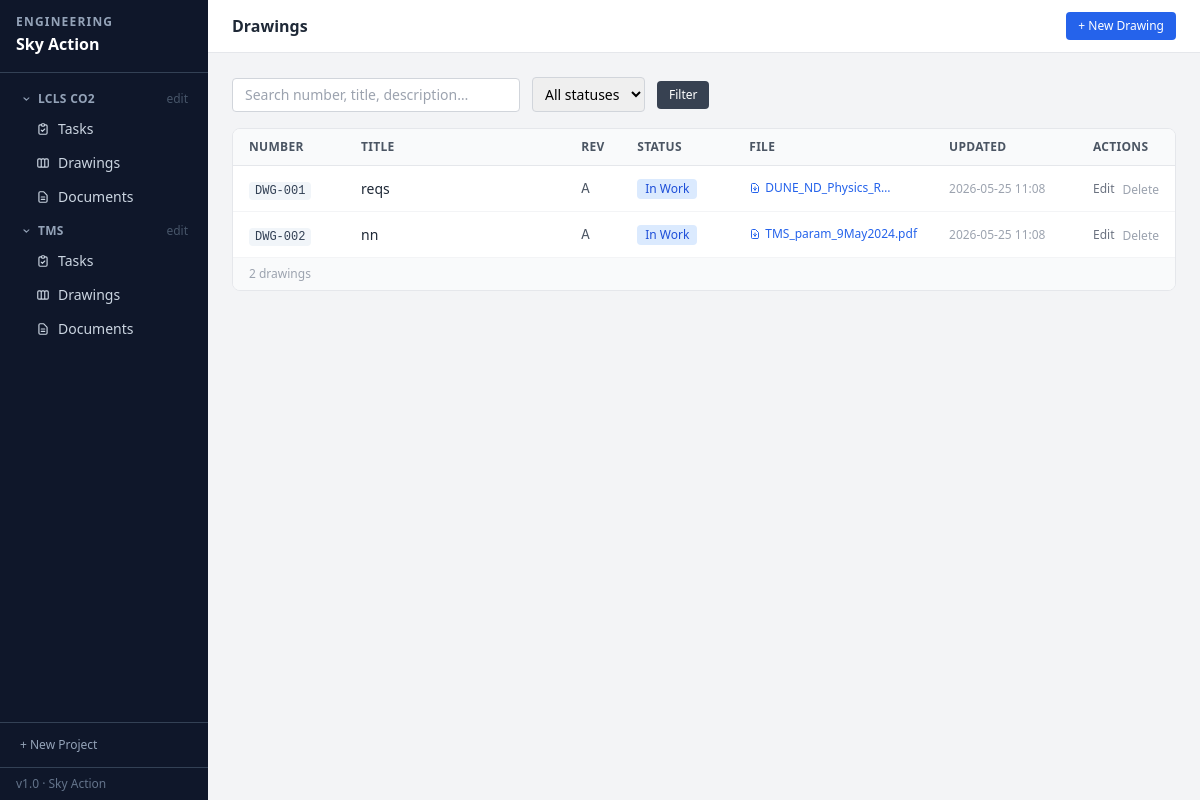
/drawings, run on the app's committed database.
### tables this page shows
CREATE TABLE projects (
    id          INTEGER PRIMARY KEY AUTOINCREMENT,
    name        TEXT NOT NULL,
    description TEXT DEFAULT '',
    status      TEXT NOT NULL DEFAULT 'Active',
    created_at  TEXT NOT NULL DEFAULT (datetime('now','localtime')),
    updated_at  TEXT NOT NULL DEFAULT (datetime('now','localtime'))
);

CREATE TABLE drawings (
    id          INTEGER PRIMARY KEY AUTOINCREMENT,
    number      TEXT UNIQUE NOT NULL,
    title       TEXT NOT NULL,
    revision    TEXT NOT NULL DEFAULT 'A',
    status      TEXT NOT NULL DEFAULT 'In Work',
    description TEXT DEFAULT '',
    filename    TEXT,
    orig_name   TEXT,
    created_at  TEXT NOT NULL DEFAULT (datetime('now','localtime')),
    updated_at  TEXT NOT NULL DEFAULT (datetime('now','localtime'))
, project_id INTEGER REFERENCES projects(id) ON DELETE SET NULL);

### app.py (the view)
@app.route('/drawings')
def drawings():
    db = get_db()
    q       = request.args.get('q', '').strip()
    sf      = request.args.get('status', '')
    pj_name = request.args.get('project_name', '')
    sql = "SELECT * FROM drawings"
    params, where = [], []
    if pj_name:
        pj_row = db.execute("SELECT id FROM projects WHERE name=?", (pj_name,)).fetchone()
        if pj_row:
            where.append("project_id=?"); params.append(pj_row[0])
    if q:
        where.append("(number LIKE ? OR title LIKE ? OR description LIKE ?)")
        params += [f'%{q}%'] * 3
    if sf:
        where.append("status=?"); params.append(sf)
    if where:
        sql += " WHERE " + " AND ".join(where)
    sql += " ORDER BY number"
    rows = db.execute(sql, params).fetchall()
    return render_template('drawings.html', drawings=rows, q=q,
                           status_filter=sf, project_filter=pj_name)

### app.py (called while the page is built)
def get_db():
    if 'db' not in g:
        g.db = sqlite3.connect(str(DB_PATH))
        g.db.row_factory = sqlite3.Row
        g.db.execute("PRAGMA foreign_keys = ON")
    return g.db

@app.context_processor
def inject_globals():
    from datetime import date
    projects = get_db().execute("SELECT * FROM projects ORDER BY name").fetchall()
    return {'now': date.today().isoformat(), 'all_projects': projects}

@app.template_filter('status_badge')
def status_badge(s):
    cls = STATUS_COLORS.get(s, 'bg-gray-100 text-gray-600')
    return Markup(f'<span class="inline-flex items-center text-xs font-medium px-2 py-0.5 rounded {cls}">{s}</span>')

### templates/drawings.html (shortened to what this page needs)
{% extends "base.html" %}
{% block header %}Drawings{% endblock %}
{% block header_actions %}
  <a href="{{ url_for('drawing_new', project_name=project_filter) }}"
     class="bg-blue-600 hover:bg-blue-700 text-white text-xs font-medium px-3 py-1.5 rounded transition-colors">
    + New Drawing
  </a>
{% endblock %}
{% block content %}
<form method="get" class="flex items-center gap-3 mb-4">
  <input type="text" name="q" value="{{ q }}" placeholder="Search number, title, description…"
         class="border border-gray-300 rounded px-3 py-1.5 text-sm w-72 focus:outline-none focus:ring-2 focus:ring-blue-400">
  <select name="status" class="border border-gray-300 rounded px-2 py-1.5 text-sm focus:outline-none focus:ring-2 focus:ring-blue-400">
    <option value="">All statuses</option>
  </select>
  <button type="submit" class="bg-gray-700 hover:bg-gray-800 text-white text-xs font-medium px-3 py-1.5 rounded transition-colors">
    Filter
  </button>
</form>
<div class="bg-white rounded-lg border border-gray-200 overflow-hidden">
  {% if drawings %}
  <table class="w-full text-sm">
    <thead>
      <tr class="bg-gray-50 border-b border-gray-200 text-left">
        <th class="px-4 py-2.5 font-semibold text-gray-600 text-xs uppercase tracking-wide w-28">Number</th>
        <th class="px-4 py-2.5 font-semibold text-gray-600 text-xs uppercase tracking-wide">Title</th>
        <th class="px-4 py-2.5 font-semibold text-gray-600 text-xs uppercase tracking-wide w-14">Rev</th>
        <th class="px-4 py-2.5 font-semibold text-gray-600 text-xs uppercase tracking-wide w-28">Status</th>
        <th class="px-4 py-2.5 font-semibold text-gray-600 text-xs uppercase tracking-wide w-24">File</th>
        <th class="px-4 py-2.5 font-semibold text-gray-600 text-xs uppercase tracking-wide w-36">Updated</th>
        <th class="px-4 py-2.5 font-semibold text-gray-600 text-xs uppercase tracking-wide w-24">Actions</th>
      </tr>
    </thead>
    <tbody class="divide-y divide-gray-100">
      {% for d in drawings %}
      <tr class="hover:bg-gray-50 transition-colors">
        <td class="px-4 py-3">
          <span class="font-mono text-xs bg-slate-100 text-slate-700 px-1.5 py-0.5 rounded">{{ d.number }}</span>
        </td>
        <td class="px-4 py-3">
          <a href="{{ url_for('drawing_edit', id=d.id) }}"
             class="font-medium text-gray-800 hover:text-blue-600">{{ d.title }}</a>
        </td>
        <td class="px-4 py-3 font-mono text-gray-600">{{ d.revision }}</td>
        <td class="px-4 py-3">{{ d.status | status_badge }}</td>
        <td class="px-4 py-3">
          {% if d.filename %}
            <a href="{{ url_for('drawing_file', id=d.id) }}"
               class="text-xs text-blue-600 hover:underline inline-flex items-center gap-1">
              <svg class="w-3 h-3" fill="none" stroke="currentColor" viewBox="0 0 24 24">
                <path stroke-linecap="round" stroke-linejoin="round" stroke-width="2"
                      d="M12 10v6m0 0l-3-3m3 3l3-3m2 8H7a2 2 0 01-2-2V5a2 2 0 012-2h5.586a1 1 0 01.707.293l5.414 5.414a1 1 0 01.293.707V19a2 2 0 01-2 2z"/>
              </svg>
              {{ d.orig_name | truncate(18, True, '…') }}
            </a>
          {% else %}
            <span class="text-xs text-gray-300">—</span>
          {% endif %}
        </td>
        <td class="px-4 py-3 text-xs text-gray-400">{{ d.updated_at[:16] }}</td>
        <td class="px-4 py-3">
          <div class="flex items-center gap-2">
            <a href="{{ url_for('drawing_edit', id=d.id) }}"
               class="text-xs text-gray-500 hover:text-blue-600 font-medium">Edit</a>
            <form action="{{ url_for('drawing_delete', id=d.id) }}" method="post"
                  onsubmit="return confirm('Delete drawing {{ d.number }}?')">
              <button type="submit" class="text-xs text-gray-400 hover:text-red-600 font-medium">Delete</button>
            </form>
          </div>
        </td>
      </tr>
      {% endfor %}
    </tbody>
  </table>
  <div class="px-4 py-2 border-t border-gray-100 bg-gray-50 text-xs text-gray-400">
    {{ drawings | length }} drawing{% if drawings | length != 1 %}s{% endif %}
  </div>
  {% endif %}
</div>
{% endblock %}

### templates/base.html (shortened to what this page needs)
<!DOCTYPE html>
<html lang="en">
<head>
  <script src="https://cdn.tailwindcss.com"></script>
</head>
<body class="bg-gray-100 min-h-screen flex text-sm">
  <nav class="w-52 bg-slate-900 text-white flex flex-col min-h-screen flex-shrink-0 fixed top-0 left-0 h-full z-10">
    <div class="px-4 py-4 border-b border-slate-700">
      <div class="text-xs font-bold text-slate-400 uppercase tracking-widest leading-none">Engineering</div>
      <div class="text-base font-bold text-white mt-1">Sky Action</div>
    </div>
    <ul class="flex-1 p-2 space-y-1 mt-1 overflow-y-auto">
      {% for proj in all_projects %}
      {% set active_proj = request.args.get('project_name') == proj.name %}
      <li>
        <button onclick="toggleProj({{ proj.id }}, this)"
                class="w-full flex items-center gap-1.5 px-3 py-1.5 rounded text-xs font-semibold uppercase tracking-wide transition-colors
                       {% if active_proj %}text-white{% else %}text-slate-400 hover:text-white{% endif %}">
          <svg id="chev-{{ proj.id }}" class="w-3 h-3 flex-shrink-0" style="transform:rotate(90deg);transition:transform 0.15s" fill="currentColor" viewBox="0 0 20 20">
            <path fill-rule="evenodd" d="M7.293 4.707a1 1 0 011.414 0l4 4a1 1 0 010 1.414l-4 4a1 1 0 01-1.414-1.414L10.586 9 7.293 5.707a1 1 0 010-1.414z" clip-rule="evenodd"/>
          </svg>
          {{ proj.name }}
          <a href="{{ url_for('project_edit', id=proj.id) }}"
             onclick="event.stopPropagation()"
             class="ml-auto text-slate-600 hover:text-slate-300 text-xs font-normal normal-case tracking-normal">edit</a>
        </button>
        <ul id="proj-{{ proj.id }}" class="ml-4 space-y-0.5 mb-1">
          <li>
            <a href="{{ url_for('tasks', project_name=proj.name) }}"
               class="flex items-center gap-2 px-3 py-1.5 rounded text-sm font-medium transition-colors
                      {% if 'task' in (request.endpoint or '') and active_proj %}bg-slate-600 text-white{% else %}text-slate-300 hover:bg-slate-700 hover:text-white{% endif %}">
              <svg class="w-3.5 h-3.5 flex-shrink-0" fill="none" stroke="currentColor" viewBox="0 0 24 24">
                <path stroke-linecap="round" stroke-linejoin="round" stroke-width="2" d="M9 5H7a2 2 0 00-2 2v12a2 2 0 002 2h10a2 2 0 002-2V7a2 2 0 00-2-2h-2M9 5a2 2 0 002 2h2a2 2 0 002-2M9 5a2 2 0 012-2h2a2 2 0 012 2m-6 9l2 2 4-4"/>
              </svg>
              Tasks
            </a>
          </li>
          <li>
            <a href="{{ url_for('drawings', project_name=proj.name) }}"
               class="flex items-center gap-2 px-3 py-1.5 rounded text-sm font-medium transition-colors
                      {% if 'drawing' in (request.endpoint or '') and active_proj %}bg-slate-600 text-white{% else %}text-slate-300 hover:bg-slate-700 hover:text-white{% endif %}">
              Drawings
            </a>
          </li>
          <li>
            <a href="{{ url_for('documents', project_name=proj.name) }}"
               class="flex items-center gap-2 px-3 py-1.5 rounded text-sm font-medium transition-colors
                      {% if 'document' in (request.endpoint or '') and active_proj %}bg-slate-600 text-white{% else %}text-slate-300 hover:bg-slate-700 hover:text-white{% endif %}">
              <svg class="w-3.5 h-3.5 flex-shrink-0" fill="none" stroke="currentColor" viewBox="0 0 24 24">
                <path stroke-linecap="round" stroke-linejoin="round" stroke-width="2" d="M9 12h6m-6 4h6m2 5H7a2 2 0 01-2-2V5a2 2 0 012-2h5.586a1 1 0 01.707.293l5.414 5.414a1 1 0 01.293.707V19a2 2 0 01-2 2z"/>
              </svg>
              Documents
            </a>
          </li>
        </ul>
      </li>
      {% else %}
      <li class="px-3 py-2 text-xs text-slate-500 italic">No projects yet.</li>
      {% endfor %}
    </ul>
    <div class="px-2 py-2 border-t border-slate-700">
      <a href="{{ url_for('project_new') }}"
         class="flex items-center gap-2 px-3 py-1.5 rounded text-xs text-slate-400 hover:text-white hover:bg-slate-700 transition-colors">
        + New Project
      </a>
    </div>
    <div class="px-4 py-2 border-t border-slate-700 text-xs text-slate-500">v1.0 · Sky Action</div>
  </nav>
  <div class="flex-1 flex flex-col min-h-screen ml-52">
    <header class="bg-white border-b border-gray-200 px-6 py-3 flex items-center gap-3 sticky top-0 z-10">
      <h1 class="text-base font-semibold text-gray-800">{% block header %}{% endblock %}</h1>
      <div class="flex items-center gap-2">{% block header_actions %}{% endblock %}</div>
    </header>
    <main class="flex-1 p-6">
      {% block content %}{% endblock %}
    </main>
  </div>
</body>
</html>

### data on the page
projects: name "LCLS CO2"
projects: name "TMS"
drawings: number "DWG-001", title "reqs", revision "A", status|status_badge "In Work", orig_name "DUNE_ND_Physics_R…", updated_at "2026-05-25 11:08"
drawings: number "DWG-002", title "nn", revision "A", status|status_badge "In Work", orig_name "TMS_param_9May2024.pdf", updated_at "2026-05-25 11:08"

### other printed values
{{ drawings | length }} "2"
